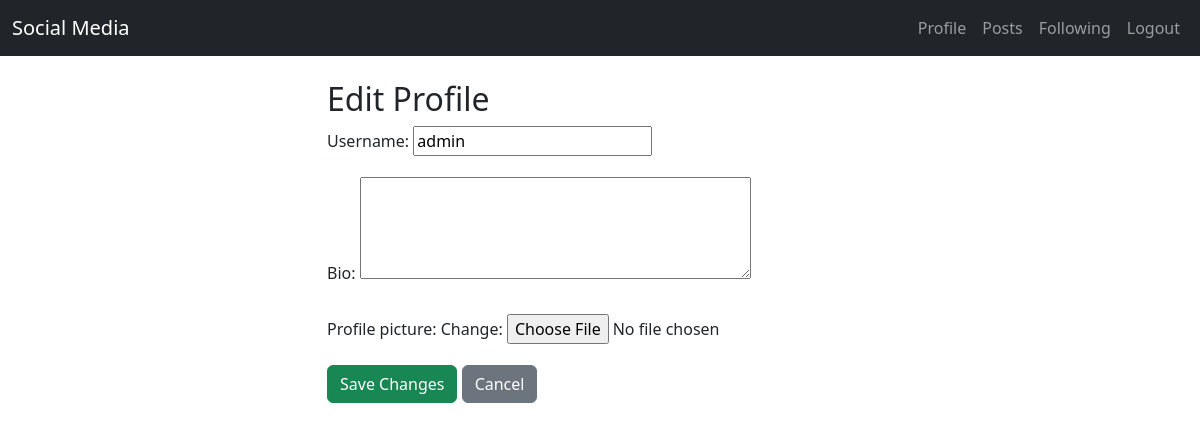
Page /users/profile/edit/ (signed in) on the earlier database version.
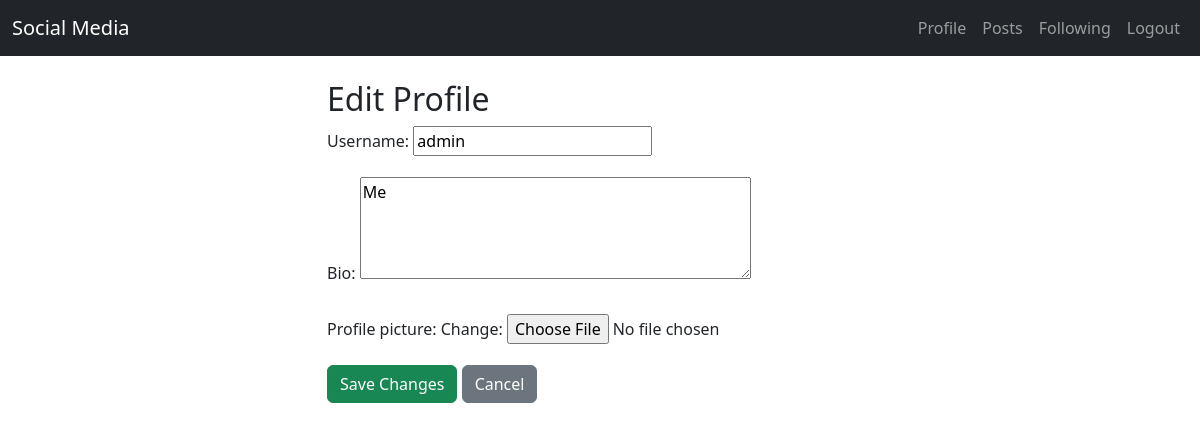
Same page on the later database version.
### users/models.py (models this page shows, shortened)
class Profile(models.Model):
    user = models.OneToOneField(User, on_delete=models.CASCADE)
    bio = models.TextField(blank=True, null=True)
    profile_picture = models.ImageField(upload_to='profile_pictures/', blank=True, null=True)

### users/views_html.py (the view)
# urls.py: path('profile/edit/', edit_profile_view, name='edit_profile'),
@login_required
def edit_profile_view(request):
    profile = get_object_or_404(Profile, user=request.user)
    if request.method == "POST":
        form = UserProfileUpdateForm(request.POST, request.FILES, instance=profile)
        if form.is_valid():
            form.save()
            return redirect("user-profile")
    else:
        form = UserProfileUpdateForm(instance=profile)
    return render(request, "users/edit_profile.html", {"form": form, "profile": profile})

### users/forms.py (shortened to what this page needs)
class UserProfileUpdateForm(forms.ModelForm):
    username = forms.CharField(required=True)
    class Meta:
        model = Profile
        fields = ['bio', 'profile_picture']
        widgets = {
            'bio': forms.Textarea(attrs={'rows': 4, 'cols': 40}),
            'profile_picture': forms.FileInput(),  # Use a simple FileInput widget
        }
    def __init__(self, *args, **kwargs):
        super().__init__(*args, **kwargs)
        if self.instance and self.instance.user:
            self.fields['username'].initial = self.instance.user.username

### users/templates/users/edit_profile.html (shortened to what this page needs)
{% extends "base.html" %}
{% block content %}
<div class="row justify-content-center">
    <div class="col-md-6">
        <h2>Edit Profile</h2>
        <form method="POST" enctype="multipart/form-data">
            <div class="mb-3">
                <label for="{{ form.username.id_for_label }}" class="form-label">Username:</label>
                {{ form.username }}
            </div>
            <div class="mb-3">
                <label for="{{ form.bio.id_for_label }}" class="form-label">Bio:</label>
                {{ form.bio }}
            </div>
            <div class="mb-3">
                <label class="form-label">Profile picture:</label>
                <label for="{{ form.profile_picture.id_for_label }}" class="form-label mt-2">Change:</label>
                {{ form.profile_picture }}
            </div>
            <button type="submit" class="btn btn-success">Save Changes</button>
            <a href="{% url 'user-profile' %}" class="btn btn-secondary">Cancel</a>
        </form>
    </div>
</div>
{% endblock %}

Differences in the rows shown:
changed Profile: bio (not shown) → "Me"
